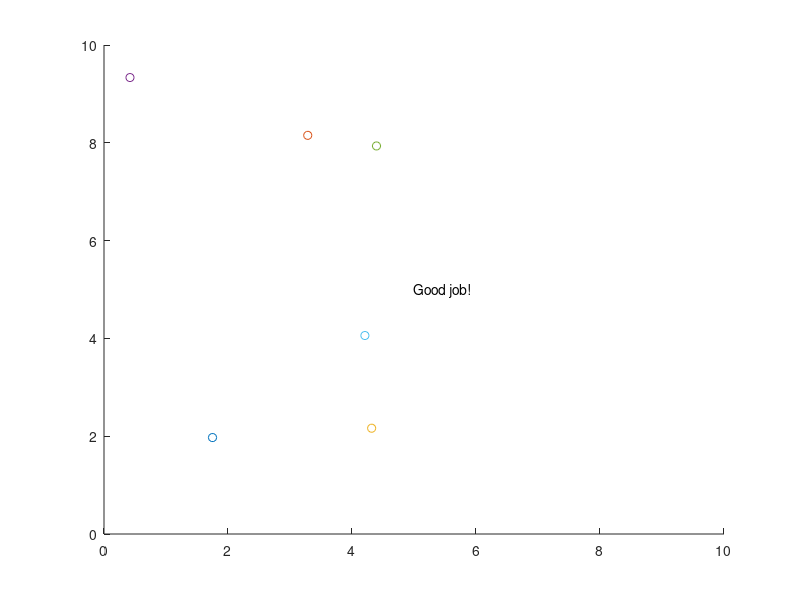

This figure's MATLAB source:
%-- our first Matlab game 

clear all
tic  %start timer
figure; hold on
axis([0 10 0 10])
%figure;ginput
for i = 1:6 % loop to display one target at the time
    x_cir = rand*10; %- location of target
    y_cir = rand*10;
    plot(x_cir, y_cir,'o'); 
    [x y] = ginput(1);  %- location of mouse click
    plot(x,y,'x');
    dist_cir = sqrt((x_cir - x)^2 + (y_cir - y)^2); % distance between target and click  
    while dist_cir > 0.2
%         x_cir = rand*10;
%         y_cir = rand*10;
%         plot(x_cir, y_cir,'o');
        [x, y] = ginput(1);
        plot(x,y,'x');
        dist_cir = sqrt((x_cir - x)^2 + (y_cir - y)^2); % distance between target and click  
    end    
end
t = toc % total elapsed time
if t <20 
    text (5,5,'Good job!') 
end

